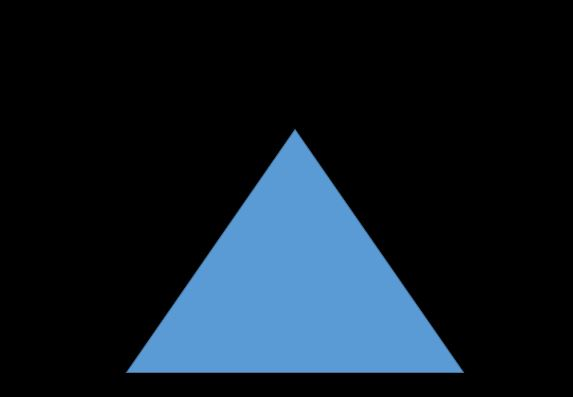
#> input picture Ch4/tri.jpg, 573 x 397 px
$ python Ch4_05.py   (older library calls are emulated)
#> lines starting #> are read from the running program, lines starting #| are printed output that depends on the picture; after the words box and inside, x2 and y2 are one past the last pixel; in counts of white or black regions, pixels touching at a corner belong together; long printed decimals are rounded
import cv2
img = cv2.imread('tri.jpg',1)
#> img is the input picture: shape (397, 573, 3); mean B, G, R 38.6, 28.1, 16.4
gray = cv2.cvtColor(img, cv2.COLOR_RGB2GRAY)
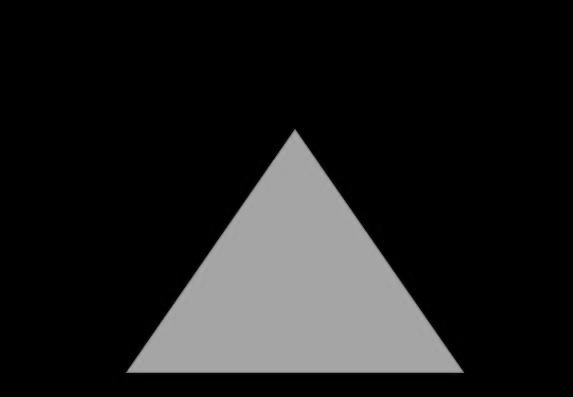
#> gray: shape (397, 573); min 0, max 180, mean 29.9
thresh = cv2.adaptiveThreshold(gray, 255,cv2.ADAPTIVE_THRESH_GAUSSIAN_C,
                               cv2.THRESH_BINARY, 115, 1)
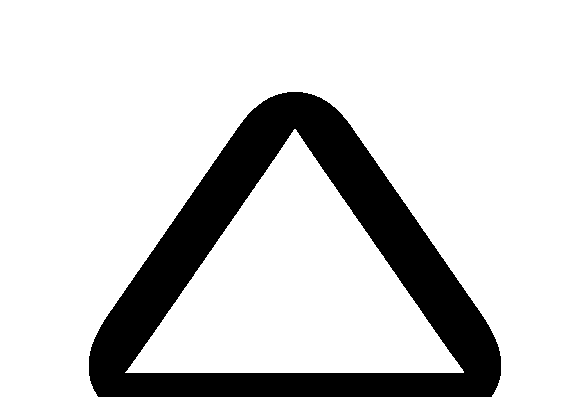
#> thresh: shape (397, 573); 82.3% white; 1 black region
_, contours, hierarchy = cv2.findContours(thresh, cv2.RETR_TREE, cv2.CHAIN_APPROX_SIMPLE)
#> contours = 2 contours; box (x1, y1, x2, y2) and area: (0, 0, 573, 397) 144880, (125, 129, 464, 373) 40902
img2 = img.copy()
index = -1
thickness = 3
color = (0, 0, 255)
cv2.drawContours(img, contours[0], -1, color, thickness)
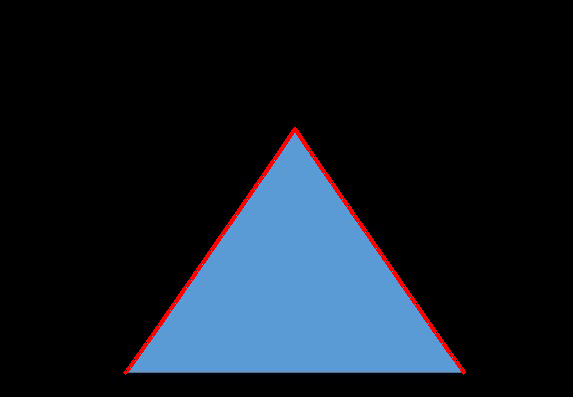
#> img: shape (397, 573, 3); 1.04% of pixels changed, all inside (x1, y1, x2, y2) = (123, 127, 466, 375)
area = cv2.contourArea(contours[0])
#> area = 40902.5
perimeter = cv2.arcLength(contours[0], True)
#> perimeter = 964.6
M = cv2.moments(contours[0])
#> M = moments, m00 40902.5, centre m10/m00, m01/m00 = (294.6, 291.1)
cx = int( M['m10']/M['m00'])
#> cx = 294
cy = int( M['m01']/M['m00'])
#> cy = 291
cv2.circle(img, (cx,cy), 2, (0,0,255), -1)
#> img: shape (397, 573, 3); 0.01% of pixels changed, all inside (x1, y1, x2, y2) = (292, 289, 297, 294)
print("Area: {}, perimeter: {}".format(area,perimeter))
#| Area: 40902.5, perimeter: 964.590
cv2.imshow("Contours",img)
cv2.waitKey(0)
cv2.destroyAllWindows()
